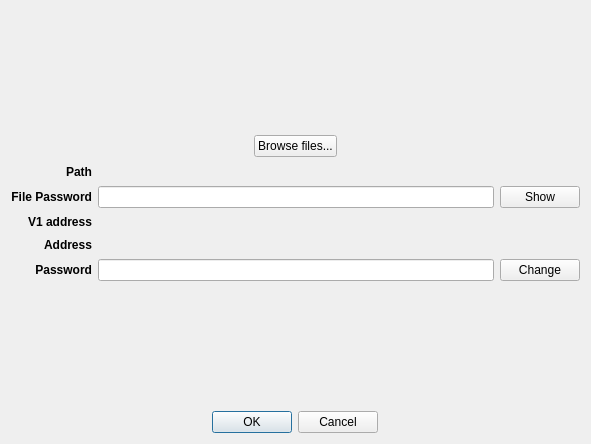
<?xml version="1.0" encoding="UTF-8"?>
<ui version="4.0">
 <class>V1WalletImportDialog</class>
 <widget class="QDialog" name="V1WalletImportDialog">
  <property name="geometry">
   <rect>
    <x>0</x>
    <y>0</y>
    <width>591</width>
    <height>444</height>
   </rect>
  </property>
  <property name="maximumSize">
   <size>
    <width>16777215</width>
    <height>16777215</height>
   </size>
  </property>
  <property name="windowTitle">
   <string>Import a V1 wallet</string>
  </property>
  <layout class="QVBoxLayout" name="verticalLayout">
   <item alignment="Qt::AlignHCenter">
    <widget class="QLabel" name="imageLabel">
     <property name="maximumSize">
      <size>
       <width>200</width>
       <height>200</height>
      </size>
     </property>
     <property name="text">
      <string/>
     </property>
     <property name="pixmap">
      <pixmap resource="../../icons/tikka.slots.pyqt.resources.icons.index.qrc">:/images/keys</pixmap>
     </property>
     <property name="scaledContents">
      <bool>true</bool>
     </property>
    </widget>
   </item>
   <item alignment="Qt::AlignHCenter">
    <widget class="QPushButton" name="browseFilesButton">
     <property name="text">
      <string>Browse files...</string>
     </property>
     <property name="autoExclusive">
      <bool>false</bool>
     </property>
    </widget>
   </item>
   <item>
    <layout class="QGridLayout" name="gridLayout">
     <item row="1" column="0">
      <widget class="QLabel" name="filePasswordLabel">
       <property name="font">
        <font>
         <weight>75</weight>
         <bold>true</bold>
        </font>
       </property>
       <property name="text">
        <string>File Password</string>
       </property>
       <property name="alignment">
        <set>Qt::AlignRight|Qt::AlignTrailing|Qt::AlignVCenter</set>
       </property>
      </widget>
     </item>
     <item row="1" column="2">
      <widget class="QPushButton" name="showButton">
       <property name="text">
        <string>Show</string>
       </property>
      </widget>
     </item>
     <item row="1" column="1">
      <widget class="QLineEdit" name="filePasswordLineEdit">
       <property name="echoMode">
        <enum>QLineEdit::Password</enum>
       </property>
      </widget>
     </item>
     <item row="3" column="0">
      <widget class="QLabel" name="addressLabel">
       <property name="font">
        <font>
         <weight>75</weight>
         <bold>true</bold>
        </font>
       </property>
       <property name="text">
        <string>Address</string>
       </property>
       <property name="alignment">
        <set>Qt::AlignRight|Qt::AlignTrailing|Qt::AlignVCenter</set>
       </property>
      </widget>
     </item>
     <item row="0" column="1">
      <widget class="QLabel" name="pathValueLabel">
       <property name="text">
        <string/>
       </property>
      </widget>
     </item>
     <item row="0" column="0">
      <widget class="QLabel" name="pathLabel">
       <property name="font">
        <font>
         <weight>75</weight>
         <bold>true</bold>
        </font>
       </property>
       <property name="text">
        <string>Path</string>
       </property>
       <property name="alignment">
        <set>Qt::AlignRight|Qt::AlignTrailing|Qt::AlignVCenter</set>
       </property>
      </widget>
     </item>
     <item row="2" column="1">
      <widget class="QLabel" name="v1AddressValueLabel">
       <property name="text">
        <string/>
       </property>
      </widget>
     </item>
     <item row="2" column="0">
      <widget class="QLabel" name="v1AddressLabel">
       <property name="font">
        <font>
         <weight>75</weight>
         <bold>true</bold>
        </font>
       </property>
       <property name="text">
        <string>V1 address</string>
       </property>
       <property name="alignment">
        <set>Qt::AlignRight|Qt::AlignTrailing|Qt::AlignVCenter</set>
       </property>
      </widget>
     </item>
     <item row="3" column="1">
      <widget class="QLabel" name="addressValueLabel">
       <property name="text">
        <string/>
       </property>
      </widget>
     </item>
     <item row="4" column="0">
      <widget class="QLabel" name="passwordLabel">
       <property name="font">
        <font>
         <weight>75</weight>
         <bold>true</bold>
        </font>
       </property>
       <property name="text">
        <string>Password</string>
       </property>
       <property name="alignment">
        <set>Qt::AlignRight|Qt::AlignTrailing|Qt::AlignVCenter</set>
       </property>
      </widget>
     </item>
     <item row="4" column="1">
      <widget class="QLineEdit" name="passwordLineEdit">
       <property name="alignment">
        <set>Qt::AlignCenter</set>
       </property>
       <property name="readOnly">
        <bool>true</bool>
       </property>
      </widget>
     </item>
     <item row="4" column="2">
      <widget class="QPushButton" name="changeButton">
       <property name="text">
        <string>Change</string>
       </property>
      </widget>
     </item>
    </layout>
   </item>
   <item alignment="Qt::AlignHCenter">
    <widget class="QLabel" name="errorLabel">
     <property name="styleSheet">
      <string notr="true">color: rgb(255, 0, 0)</string>
     </property>
     <property name="text">
      <string/>
     </property>
    </widget>
   </item>
   <item alignment="Qt::AlignHCenter">
    <widget class="QDialogButtonBox" name="buttonBox">
     <property name="enabled">
      <bool>true</bool>
     </property>
     <property name="orientation">
      <enum>Qt::Horizontal</enum>
     </property>
     <property name="standardButtons">
      <set>QDialogButtonBox::Cancel|QDialogButtonBox::Ok</set>
     </property>
    </widget>
   </item>
  </layout>
 </widget>
 <resources>
  <include location="../../icons/tikka.slots.pyqt.resources.icons.index.qrc"/>
 </resources>
 <connections>
  <connection>
   <sender>buttonBox</sender>
   <signal>rejected()</signal>
   <receiver>V1WalletImportDialog</receiver>
   <slot>reject()</slot>
   <hints>
    <hint type="sourcelabel">
     <x>316</x>
     <y>260</y>
    </hint>
    <hint type="destinationlabel">
     <x>286</x>
     <y>274</y>
    </hint>
   </hints>
  </connection>
  <connection>
   <sender>buttonBox</sender>
   <signal>accepted()</signal>
   <receiver>V1WalletImportDialog</receiver>
   <slot>accept()</slot>
   <hints>
    <hint type="sourcelabel">
     <x>248</x>
     <y>254</y>
    </hint>
    <hint type="destinationlabel">
     <x>157</x>
     <y>274</y>
    </hint>
   </hints>
  </connection>
 </connections>
</ui>
